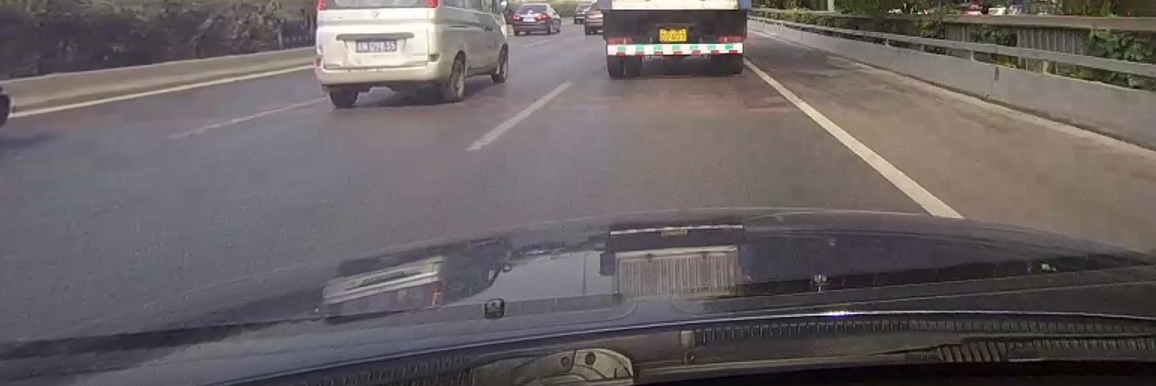
#> input picture 03_Merkmalsextraktion_Faltung_v2/img/uclanes_ex.jpg, 1156 x 386 px
$ jupyter execute --allow-errors 03_Faltung_v2.ipynb
#> lines starting #> are read from the running program, lines starting #| are printed output that depends on the picture
[cell 1]
import cv2 as cv
from matplotlib import pyplot as plt
import numpy as np

# Faltungsoperatoren
Bitte experimentieren Sie mit den folgenden Faltungsfiltern und achten Sie auf den Einfluss des Strukturelements, dessen Größe und Inhalt.

[cell 2]
img = cv.imread('./img/raw_gray.png', cv.IMREAD_GRAYSCALE)
#> (the rest of this cell did not finish here and is left out)

## Mittelwertfilter

[cell 3]
# Der Aufbau der Faltungsoperation mit OpenCV gestaltet sich im Folgenden immer gleich:
# 1. definiere dene Faltungskernel
kernel = np.ones((3,3),np.float32)/9
# 2. wende Faltungskernel an (Syntax: filter2D(src, ddepth, kernel))
#> (the rest of this cell did not finish here and is left out)

[cell 4]
kernel = np.array([[0,1,0],[1,1,1],[0,1,0]],np.float32)/5
#> (the rest of this cell did not finish here and is left out)

[cell 5]
kernel = np.ones((5,5),np.float32)/25
#> (the rest of this cell did not finish here and is left out)

## Gaußscher Glättungsfilter

[cell 6]
kernel = np.array([[1,2,1],[2,4,2],[1,2,1]],np.float32)/16
#> (the rest of this cell did not finish here and is left out)

## Schärfungsfilter

[cell 7]
kernel1 = np.array([[0,-1,0],[-1,5,-1],[0,-1,0]],np.float32)
#> (the rest of this cell did not finish here and is left out)

## Laplace Kantenfilter

[cell 8]
# Beispiel zur Illustration von Laplace-Kantenfiltern
y = np.array([6,6,6,6,5,4,3,2,1,1,1,1,1,1,6,6,6,6,6])
x = np.arange(0,y.size)
y_d = np.diff(y)    # 1. Ableitung
y_dd = np.diff(y_d) # 2. Ableitung

plt.figure(figsize=(10,5))
ax1 = plt.subplot(3,1,1)
plt.plot(x,y)
plt.xticks(x)
plt.ylabel('Intensität')
plt.setp(ax1.get_xticklabels(), visible=False)
plt.grid(True)

ax2 = plt.subplot(3,1,2)
plt.plot(x[1:],y_d)
plt.xticks(x)
plt.ylabel('Erste Ableitung')
plt.setp(ax2.get_xticklabels(), visible=False)
plt.grid(True)

ax3 = plt.subplot(3,1,3)
plt.plot(x[2:],y_dd)
plt.xticks(x)
plt.ylabel('Zweite Ableitung')
plt.xlabel('x')
ax3 = plt.setp(ax3.get_xticklabels(), visible=True)
plt.grid(True)
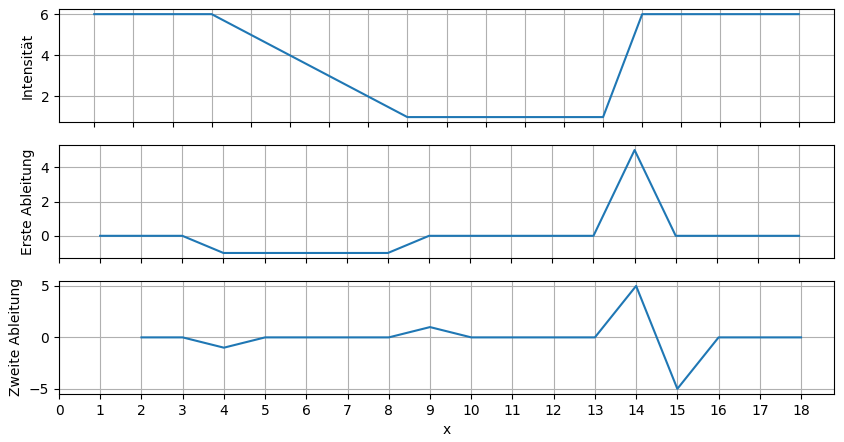
#> figure drawn by matplotlib, 3 panels; panel 3: curve peaks at x = 14, y = 5

[cell 9]
kernel = np.array([[0,1,0],[1,-4,1],[0,1,0]],np.float32)
#> (the rest of this cell did not finish here and is left out)

[cell 10]
img_lanes = cv.imread('./img/uclanes_ex.jpg', cv.IMREAD_GRAYSCALE)
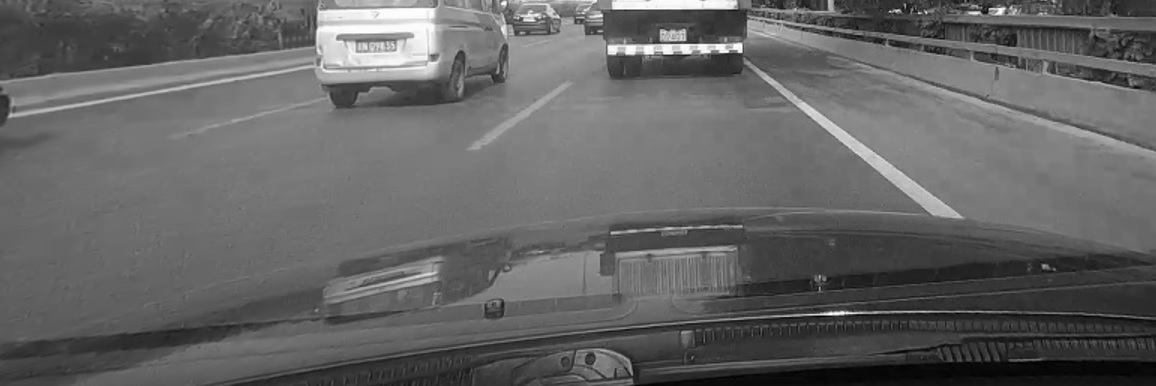
#> img_lanes: shape (386, 1156); min 0, max 255, mean 100.4
plt.imshow(img_lanes, cmap='gray')
plt.show()

kernel = np.array([[0,1,0],[1,-4,1],[0,1,0]],np.float32)
dst = cv.filter2D(img_lanes,-1,kernel)
plt.imshow(dst, cmap='inferno', vmin=0, vmax=50) # ACHTUNG: hier wurde der Anzeigeraum zur Visualisierung angepasst
plt.title('Bild nach Laplace Kantenfilter')
plt.show()

kernel = np.array([[1,1,1],[1,-8,1],[1,1,1]],np.float32)
dst = cv.filter2D(img_lanes,-1,kernel)
plt.imshow(dst, cmap='inferno', vmin=0, vmax=50)
plt.title('Bild nach Laplace Kantenfilter inkl. Diagonale')
plt.show()

## Sobel Kantenfilter

[cell 11]
kernel = np.array([[-1,0,1],[-2,0,2],[-1,0,1]],np.float32)
#> (the rest of this cell did not finish here and is left out)

[cell 12]
kernel = np.array([[-1,0,1],[-2,0,2],[-1,0,1]],np.float32)
dst = cv.filter2D(img_lanes,-1,kernel)
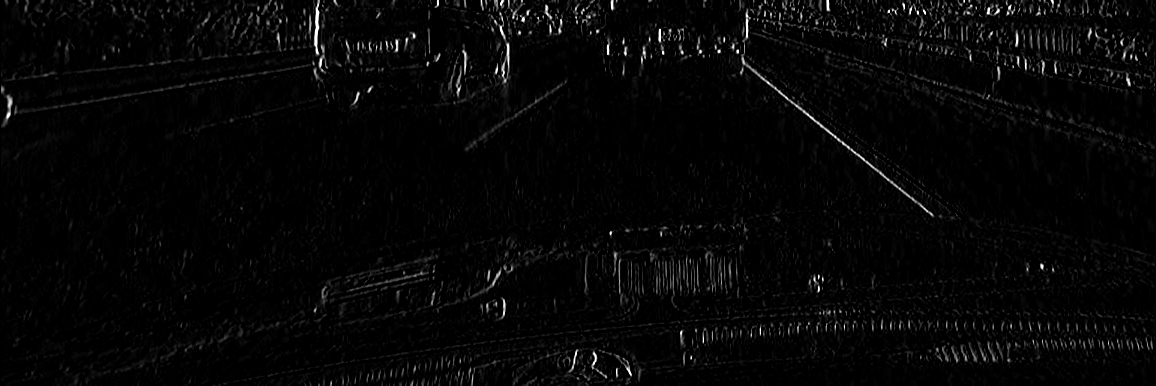
#> dst: shape (386, 1156); min 0, max 255, mean 6.3
plt.imshow(dst, cmap='inferno', vmin=0, vmax=100)
plt.title('Bild nach Sobel Kantenfilter, hor.')
plt.show()

kernel = np.array([[-1,-2,-1],[0,0,0],[1,2,1]],np.float32)
dst = cv.filter2D(img_lanes,-1,kernel)
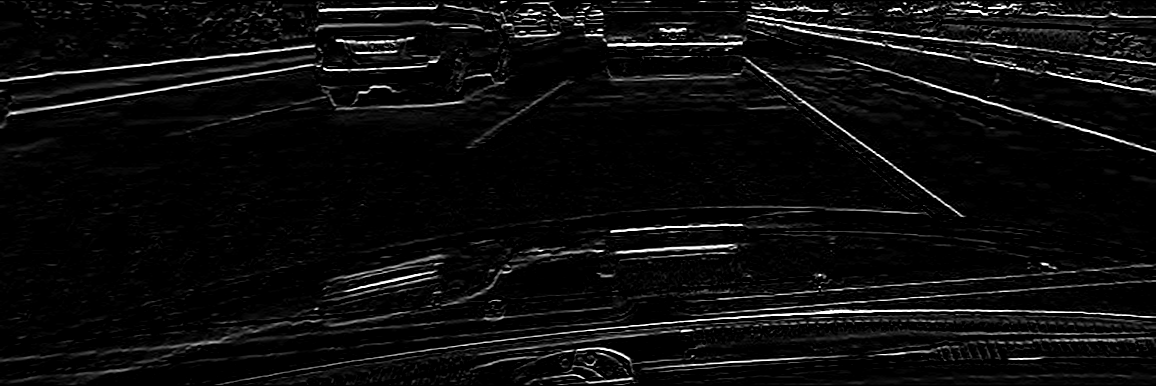
#> dst: shape (386, 1156); min 0, max 255, mean 13
plt.imshow(dst, cmap='inferno',vmin=0, vmax=100)
plt.title('Bild nach Sobel Kantenfilter, vert.')
plt.show()

## Prewitt Kantenfilter

[cell 13]
kernel = np.array([[-1,0,1],[-1,0,1],[-1,0,1]],np.float32)
dst = cv.filter2D(img_lanes,-1,kernel)
plt.imshow(dst, cmap='inferno',vmin=0, vmax=100)
plt.title('Bild nach Prewitt Kantenfilter, hor.')
plt.show()

kernel = np.array([[-1,-1,-1],[0,0,0],[1,1,1]],np.float32)
dst = cv.filter2D(img_lanes,-1,kernel)
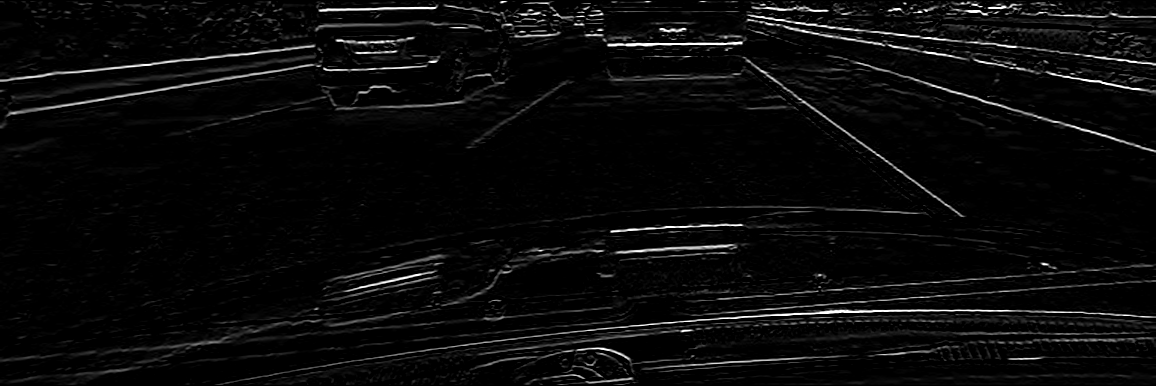
#> dst: shape (386, 1156); min 0, max 255, mean 10
plt.imshow(dst, cmap='inferno', vmin=0, vmax=100)
plt.title('Bild nach Prewitt Kantenfilter, vert.')
plt.show()

## Simpler Kantenfilter

[cell 14]
kernel = np.array([[-1,0,0],[0,0,0],[0,0,1]],np.float32)
dst = cv.filter2D(img_lanes,-1,kernel)
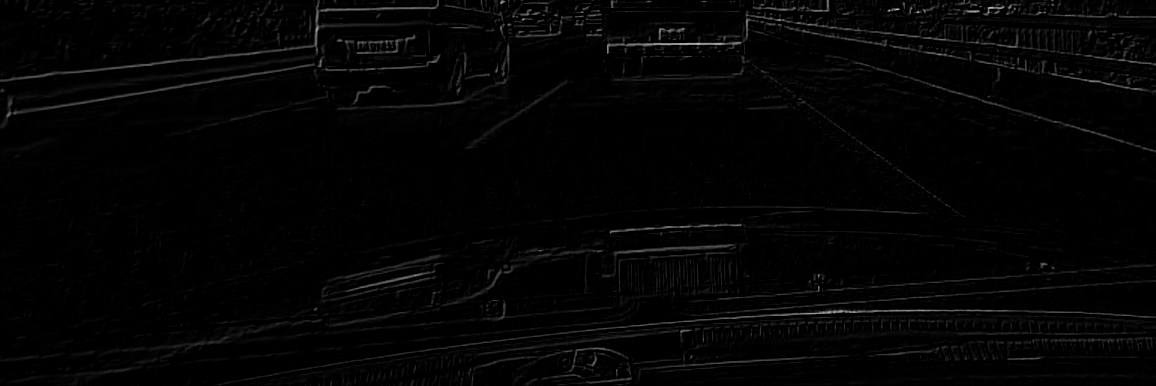
#> dst: shape (386, 1156); min 0, max 199, mean 3.9
plt.imshow(dst, cmap='inferno',vmin=0, vmax=50)
plt.title('Bild nach simplem Kantenfilter')
plt.show()

kernel = np.array([[0,0,-1],[0,0,0],[1,0,0]],np.float32)
dst = cv.filter2D(img_lanes,-1,kernel)
plt.imshow(dst, cmap='inferno', vmin=0, vmax=50)
plt.title('Bild nach simplem Kantenfilter')
plt.show()

## Relieffilter

[cell 15]
kernel = np.array([[-2,-1,0],[-1,1,1],[0,1,2]],np.float32)
dst = cv.filter2D(img_lanes,-1,kernel)
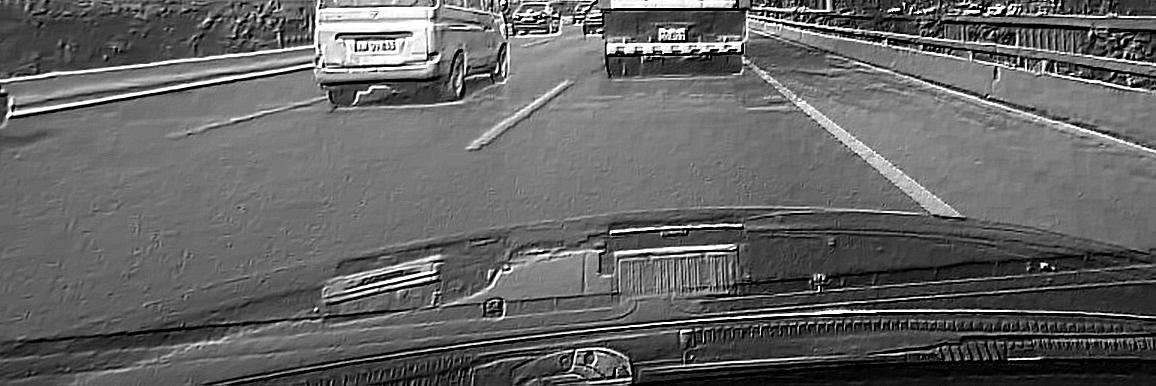
#> dst: shape (386, 1156); min 0, max 255, mean 100.2
plt.imshow(dst, cmap='inferno')
plt.title('Bild nach Relieffilter')
plt.show()

# Aufgaben
1. Welchen Einfluss hat die Filtergröße auf die Faltung?
2. Welchen Einfluss hat der gewählte Ursprung des Filterelements?
3. Wie können Sie die Faltungsoperatoren für die Spurerkennung nutzen? Wenden Sie diese an.

## Lösung Aufgabe 1
Die Filtergröße bestimmt den "Ausschnitt" des Eingabebildes, auf den der Filter angewendet wird.
- Kleinere Filtergrößen (z. B. 3x3 oder 5x5) erfassen feinere Details im Bild, sind jedoch anfälliger für Rauschen.
- Größere Filtergrößen (z. B. 7x7 oder 11x11) können globale Strukturen und Merkmale erfassen, sind jedoch rechenintensiver und führen zum Teil zum Verschwimmen der Bilder.
Die Wahl der Filtergröße hängt von der spezifischen Aufgabe und den Merkmalen im Eingangsbild ab. Bei der Klassifikation kleiner Objekte können kleinere Filter effektiver sein, während größere Filter bei der Erfassung großer räumlicher Strukturen nützlich sein können.
## Lösung Aufgabe 2
Der Ursprung des Filterelements, ist der Punkt, von dem aus die Faltung auf dem Eingabebild beginnt. Der Einfluss des Ursprungs auf die Faltung umfasst:
- Der Ursprung kann das Zentrum des Filters sein oder an einer beliebigen Position. Der Unterschied liegt in der Verschiebung des Ausgabebildes.
- Die Position des Ursprungs kann sich darauf auswirken, welche Merkmale erfasst werden. Die Wahl hängt von der spezifischen Struktur der Merkmale im Bild ab.
## Lösung Aufgabe 3
Faltungsoperatoren, wie der Sobel-Operator, der Scharr-Operator oder der Prewitt-Operator, werden häufig zur Spurerkennung in der Bildverarbeitung verwendet. Diese Operatoren ermöglichen die Identifizierung von Kanten und Strukturen in Bildern.

[cell 16]
# Anwenden des Sobel-Filters zur Kantenerkennung
sobel_x = cv.Sobel(img_lanes, cv.CV_64F, 1, 0, ksize=1)  # horizontale Kanten
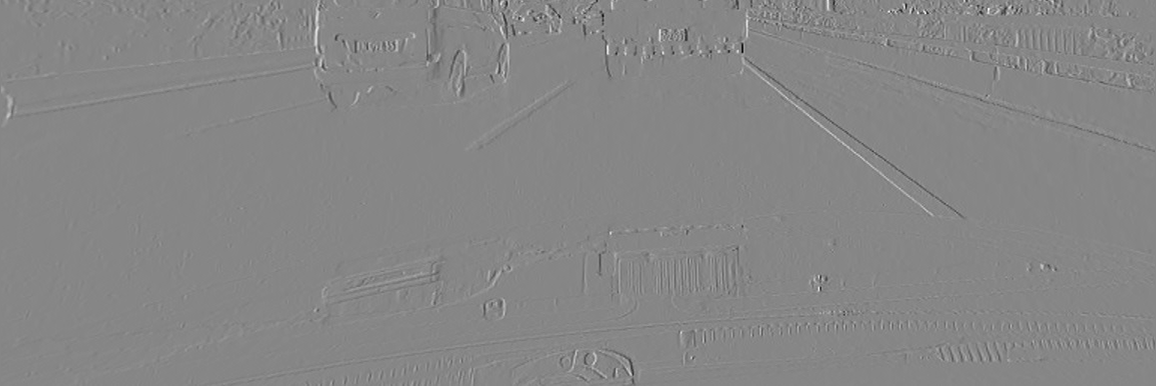
#> sobel_x: shape (386, 1156) float64; min -187, max 167, mean 0; drawn with min black and max white
sobel_y = cv.Sobel(img_lanes, cv.CV_64F, 0, 1, ksize=1)  # vertikale Kanten
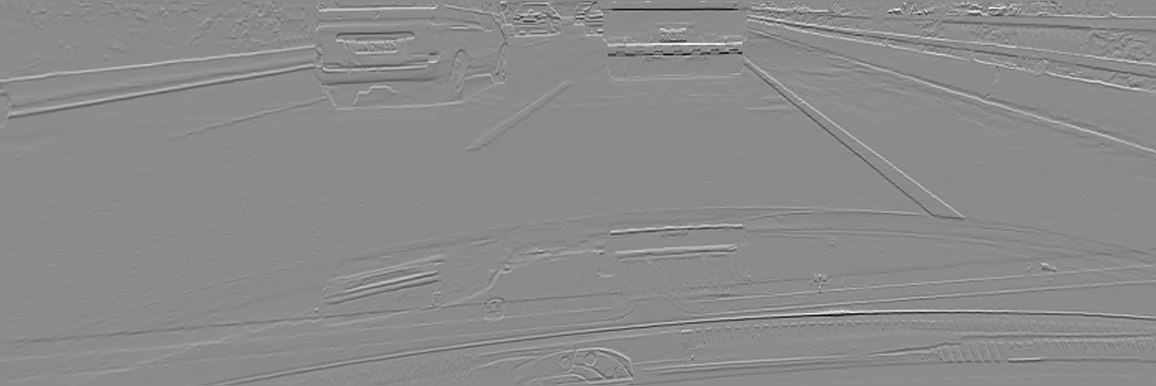
#> sobel_y: shape (386, 1156) float64; min -232, max 191, mean -0.4; drawn with min black and max white

# Gesamtes Gradientenbild (Kanten in alle Richtungen)
gradient = np.sqrt(sobel_x**2 + sobel_y**2)
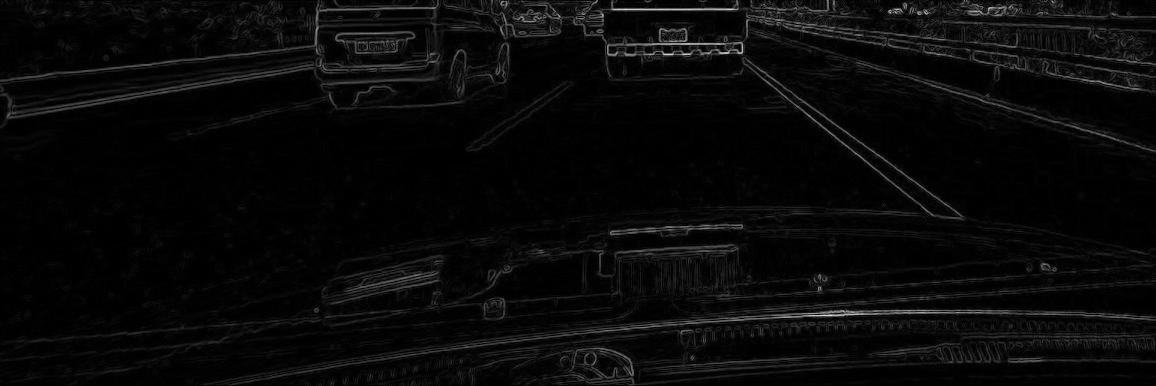
#> gradient: shape (386, 1156) float64; min 0, max 232.1, mean 9.3

# Anzeigen der Ergebnisse
plt.figure(figsize=(20,10))
plt.subplot(1,2,1)
plt.imshow(img_lanes, cmap='gray')
plt.title('Originalbild')
plt.subplot(1,2,2)
plt.title('Kantenbild')
plt.imshow(gradient, cmap='gray')
plt.show()

$ run again, with 03_Merkmalsextraktion_Faltung_v2/img/fingerabdruck.jpg copied over 03_Merkmalsextraktion_Faltung_v2/img/uclanes_ex.jpg
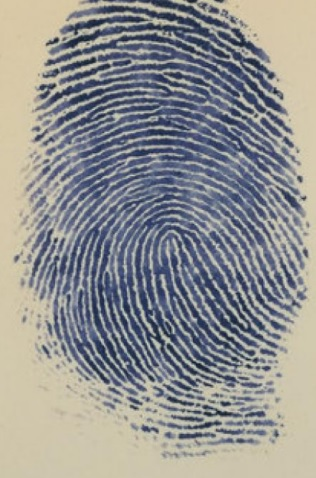
#> input picture 03_Merkmalsextraktion_Faltung_v2/img/fingerabdruck.jpg, 316 x 478 px
#> `sobel_y = cv.Sobel(img_lanes, cv.CV_64F, 0, 1, ksize=1)`:
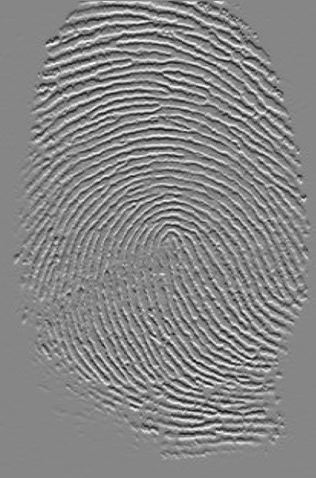
#> sobel_y: shape (478, 316) float64; min -143, max 128, mean 0.2; drawn with min black and max white
#> `gradient = np.sqrt(sobel_x**2 + sobel_y**2)`:
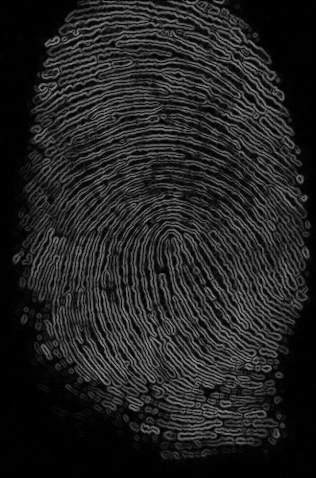
#> gradient: shape (478, 316) float64; min 0, max 153.7, mean 34.2
